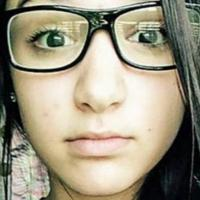
#> input picture White - Female/18_1_0_20170109212830216.jpg.chip.jpg, 200 x 200 px, given as the content of the folder nloads/UVA/Fourth Year/Project/Project 3/PHOTOS/UTKFace/DATA, which was not available
$ python all_races_train.py
#> lines starting #> are read from the running program, lines starting #| are printed output that depends on the picture; pictures that were not available may be replaced by others from this repository, and a replacement may not be noted
import numpy as np # linear algebra
import pandas as pd # data processing, CSV file I/O (e.g. pd.read_csv)
import matplotlib.pyplot as plt
import cv2
import os
import csv
import shutil
import pandas as pandasForSortingCSV
from random import shuffle
from tqdm import tqdm
from PIL import Image
from sklearn.model_selection import train_test_split
import random
import warnings
warnings.filterwarnings('ignore')
print(os.listdir("C:/Users/Student/Downloads/UVA/Fourth Year/Project/Project 3/PHOTOS/UTKFace/DATA"))

#data_list = os.listdir("C:/Users/Student/Downloads/UVA/Fourth Year/Project/Project 3/PHOTOS/UTKFace")


### This Code is to split the data set with all races randomly into a train data set and a test data set ###
all_female = os.listdir('C:/Users/Student/Downloads/UVA/Fourth Year/Project/Project 3/PHOTOS/UTKFace/DATA/All races - Female')
all_male = os.listdir('C:/Users/Student/Downloads/UVA/Fourth Year/Project/Project 3/PHOTOS/UTKFace/DATA/All races - Male')
white_female = os.listdir('C:/Users/Student/Downloads/UVA/Fourth Year/Project/Project 3/PHOTOS/UTKFace/DATA/White - Female')
white_male = os.listdir('C:/Users/Student/Downloads/UVA/Fourth Year/Project/Project 3/PHOTOS/UTKFace/DATA/White - Male')
random.shuffle(all_female)
random.shuffle(all_male)
random.shuffle(white_female)
random.shuffle(white_male)
white_female_data = white_female[:1000]
white_male_data = white_male[:1000]

train_all_female_data = all_female[100:200]
test_all_female_data = all_female[:100]
train_all_male_data = all_male[100:200]
test_all_male_data = all_male[:100]

# [24 lines of commented-out code are left out]

train_white_female = 'C:/Users/Student/Downloads/UVA/Fourth Year/Project/Project 3/PHOTOS/UTKFace/DATA/White - Female/TRAIN'
train_white_male = 'C:/Users/Student/Downloads/UVA/Fourth Year/Project/Project 3/PHOTOS/UTKFace/DATA/White - Male/TRAIN'
train_all_female = 'C:/Users/Student/Downloads/UVA/Fourth Year/Project/Project 3/PHOTOS/UTKFace/DATA/All races - Female/TRAIN'
train_all_male = 'C:/Users/Student/Downloads/UVA/Fourth Year/Project/Project 3/PHOTOS/UTKFace/DATA/All races - Male/TRAIN'
test_all_female = 'C:/Users/Student/Downloads/UVA/Fourth Year/Project/Project 3/PHOTOS/UTKFace/DATA/All races - Female/TEST'
test_all_male = 'C:/Users/Student/Downloads/UVA/Fourth Year/Project/Project 3/PHOTOS/UTKFace/DATA/All races - Male/TEST'
image_size = 128


def train_data_all():
    train_data_all_female = []
    train_data_all_male = []
    for image1 in tqdm(os.listdir(train_all_female)):
        path = os.path.join(train_all_female, image1)
        img1 = cv2.imread(path, cv2.IMREAD_GRAYSCALE)
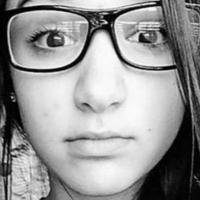
#> img1: shape (200, 200); min 0, max 255, mean 150.3
        img1 = cv2.resize(img1, (image_size, image_size))
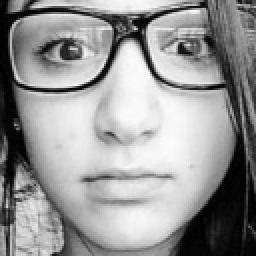
#> img1: shape (128, 128) (shown 2 times larger); min 0, max 251, mean 150.1
        train_data_all_female.append(img1)
    for image2 in tqdm(os.listdir(train_all_male)):
        path = os.path.join(train_all_male, image2)
        img2 = cv2.imread(path, cv2.IMREAD_GRAYSCALE)
        img2 = cv2.resize(img2, (image_size, image_size))
        train_data_all_male.append(img2)

    train_data_all = np.concatenate((np.asarray(train_data_all_female), np.asarray(train_data_all_male)), axis=0)
    return train_data_all


def test_data():
    test_data_all_female = []
    test_data_all_male = []
    for image1 in tqdm(os.listdir(test_all_female)):
        path = os.path.join(test_all_female, image1)
        img1 = cv2.imread(path, cv2.IMREAD_GRAYSCALE)
        img1 = cv2.resize(img1, (image_size, image_size))
        test_data_all_female.append(img1)
    for image2 in tqdm(os.listdir(test_all_male)):
        path = os.path.join(test_all_male, image2)
        img2 = cv2.imread(path, cv2.IMREAD_GRAYSCALE)
        img2 = cv2.resize(img2, (image_size, image_size))
        test_data_all_male.append(img2)

    test_data = np.concatenate((np.asarray(test_data_all_female), np.asarray(test_data_all_male)), axis=0)
    return test_data


train_data_all = train_data_all()
test_data = test_data()

x_data = np.concatenate((train_data_all,test_data),axis=0)
x_data = (x_data-np.min(x_data))/(np.max(x_data)-np.min(x_data))


z1 = np.zeros(100)
o1 = np.ones(100)
Y_train = np.concatenate((o1, z1), axis=0)
z = np.zeros(100)
o = np.ones(100)
Y_test = np.concatenate((o, z), axis=0)

#> (the run stopped early here; a loop or call above may not have finished)

$ run again, on White - Female/26_1_0_20170117175124289.jpg.chip.jpg
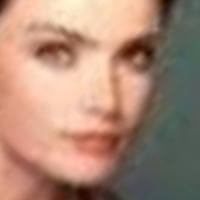
#> input picture White - Female/26_1_0_20170117175124289.jpg.chip.jpg, 200 x 200 px, given as the content of the folder nloads/UVA/Fourth Year/Project/Project 3/PHOTOS/UTKFace/DATA, which was not available
#> in train_data_all, `img1 = cv2.imread(path, cv2.IMREAD_GRAYSCALE)`:
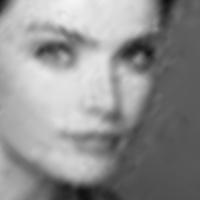
#> img1: shape (200, 200); min 14, max 245, mean 144.2

$ run again, on White - Female/30_1_0_20170117181332132.jpg.chip.jpg
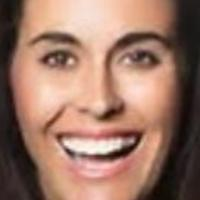
#> input picture White - Female/30_1_0_20170117181332132.jpg.chip.jpg, 200 x 200 px, given as the content of the folder nloads/UVA/Fourth Year/Project/Project 3/PHOTOS/UTKFace/DATA, which was not available
#> in train_data_all, `img1 = cv2.imread(path, cv2.IMREAD_GRAYSCALE)`:
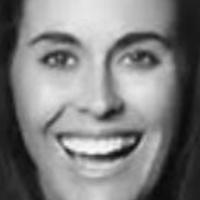
#> img1: shape (200, 200); min 8, max 249, mean 126.6
